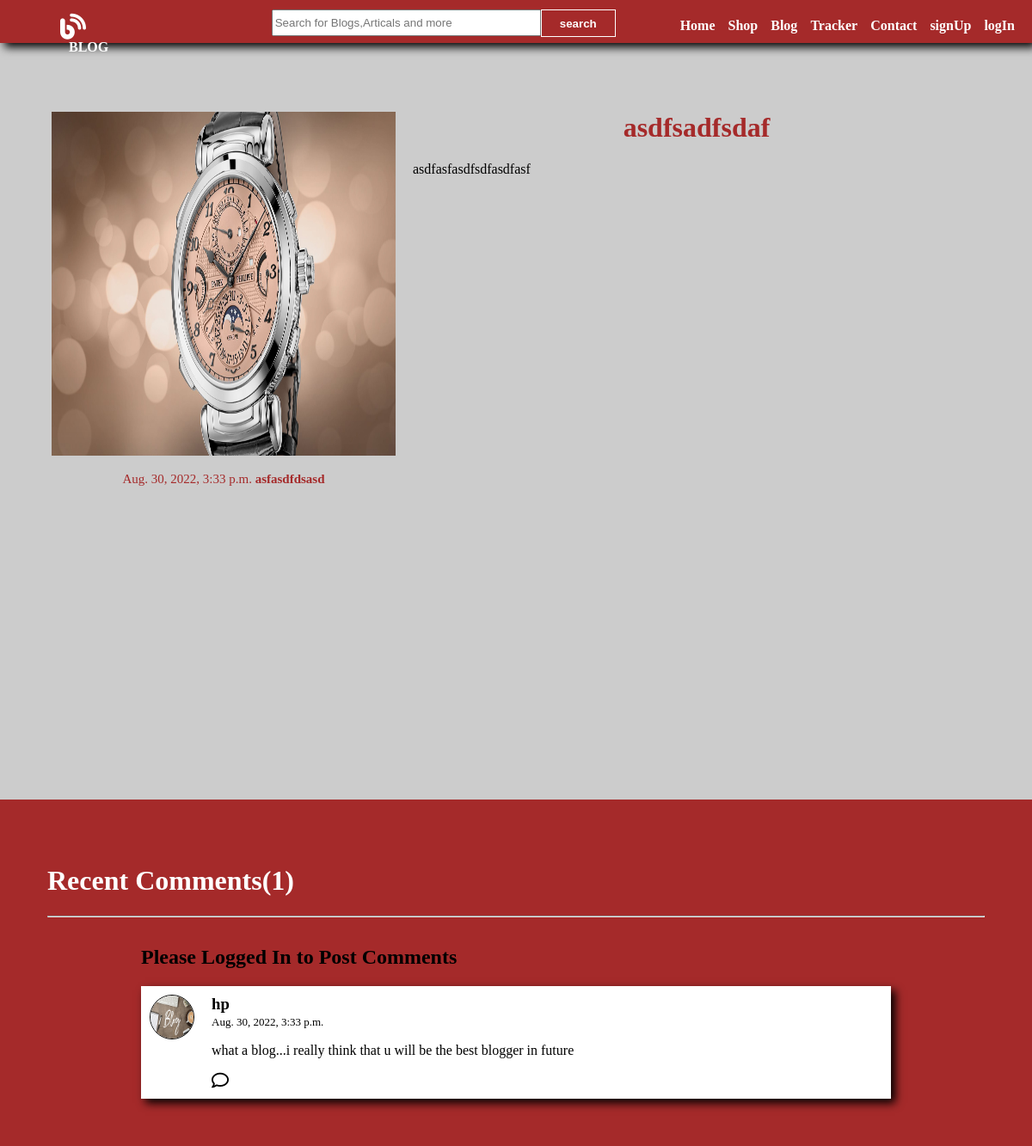
Screenshot of /blog/userContentDetails/10 with the database file from the repository.
### blog/models.py (models this page shows, shortened)
class PublishBlog(models.Model):
    publish_id= models.AutoField
    Author_Name = models.CharField(max_length=50)
    Blogger_Email = models.CharField(max_length=50)
    Blogger_Title = models.CharField(max_length=80)
    Blogger_Content = models.CharField(max_length=5000000)
    Blog_Image = models.ImageField(upload_to='shop/image',default='')
    Blog_Date = models.DateTimeField(auto_now=True)
    def __str__(self):
        return self.Blogger_Title

class Publish_Comments(models.Model):
    Sno = models.AutoField(primary_key = True)
    Product_Id = models.CharField(max_length=1000)
    Reply_id = models.IntegerField()   #this can store the parent comment Sno
    Post_Comment_On_User_Blog = models.ForeignKey(PublishBlog, on_delete=models.CASCADE)
    Comment = models.TextField(max_length=500)
    User = models.ForeignKey(User,on_delete=models.CASCADE)
    Parent = models.ForeignKey('self',on_delete=models.CASCADE,null = True)
    Commment_Date = models.DateTimeField(auto_now=True)

### blog/views.py (the view)
# urls.py: path("userContentDetails/<int:myid>",views.show_user_blog_details,name='viewblogs'),
def show_user_blog_details(request,myid):
    parti_blog = PublishBlog.objects.filter(id=myid)
    print("jsdfkjs;kljaslfjlsdk;lsjf", parti_blog)
    show_comment = Publish_Comments.objects.filter(Product_Id=myid, Parent=None)
    show_reply = Publish_Comments.objects.filter(Product_Id=myid).exclude(Parent=None)  # show_reply variable me only reply store honge means jha jha pr parent none hoga wo wala reply yha store hoga
    print("show reply", show_reply)
    print("show comment", type(show_comment))
    params = {"particular_blog": parti_blog, "show_comment": show_comment,"show_reply":show_reply}
    return render(request,'blog/userContentDetails.html',params)

### blog/templates/blog/userContentDetails.html (shortened to what this page needs)
{% extends 'blog/basic.html' %}
{% block body%}
{% load static %}
{% for blog_view in particular_blog %}
    <div id="contentdetails_container">
        <p>
            <div id="contentdetails_pic">
                <img class=contentdetails_pic_image src="/media/{{blog_view.Blog_Image}}">
                <p style="font-size:15px;color:brown;">{{blog_view.Blog_Date}} <span id="contentdetails_author">{{blog_view.Author_Name}}</span><span style="display:none" id="show_id">{{blog_view.id}}</span></p>
            </div>
            <div id="contentdetails_text">
                <center><h1 style="color:brown;">{{blog_view.Blogger_Title}}</h1></center>
            </div>
            {{blog_view.Blogger_Content}}
        </p>
    </div>
    <div id="comment_container">
        <h1 style="color:white;">Recent Comments(<span id="comment_count"></span>)</h1>
        <hr>
        <div id="post_comment_container">
            {% if user.is_authenticated %}
                <form action="/blog/publishcomment" method="post">{% csrf_token %}
                    <div style="display:flex;">
                        <input type="hidden" value="" name="product_comment_id" class="product_comment_id" >
                        <label><img class="user-comment-image" src="{% static 'blog/blog1.jpg' %}"></label> <input type="text" placeholder="Add a comment.." id="comment_text" name="comment_text" required>
                        <input id="post_comment" type="submit" value="Post">
                    </div>
                </form>
            {% else %}
            <h2>Please Logged In to Post Comments</h2>
            {% endif %}
        </div>
        <div id="disp_comment_container">
            {% for comment in show_comment %}
                <div class="show_comment">
                    <div class="user-comment-div">
                        <img class="user-comment-image" src="{% static 'blog/blog1.jpg' %}">
                    </div>
                    <div style="margin:0px;">
                        <h3 style="margin:0px;">{{comment.User.username}}</h3>
                        <span style="font-size:13px;">{{comment.Commment_Date}}<span style="display:none;">{{comment.Sno}}</span></span>
                        <p>{{comment.Comment}}</p>
                        <div class="reply_button" onclick="reply({{forloop.counter}})">
                            <i class="fa-regular fa-comment"></i>
                        </div>
                    </div>
                </div>
            {% endfor %}
        </div>
    </div>
{% endfor %}
{% endblock %}

### rows the page displays
PublishBlog: Blog_Image (picture), Blog_Date "Aug. 30, 2022, 3:33 p.m.", Author_Name "asfasdfdsasd", Blogger_Title "asdfsadfsdaf", Blogger_Content "asdfasfasdfsdfasdfasf"
Publish_Comments: User.username "hp", Commment_Date "Aug. 30, 2022, 3:33 p.m.", Comment "what a blog...i really think that u will be the best blogger in future"
